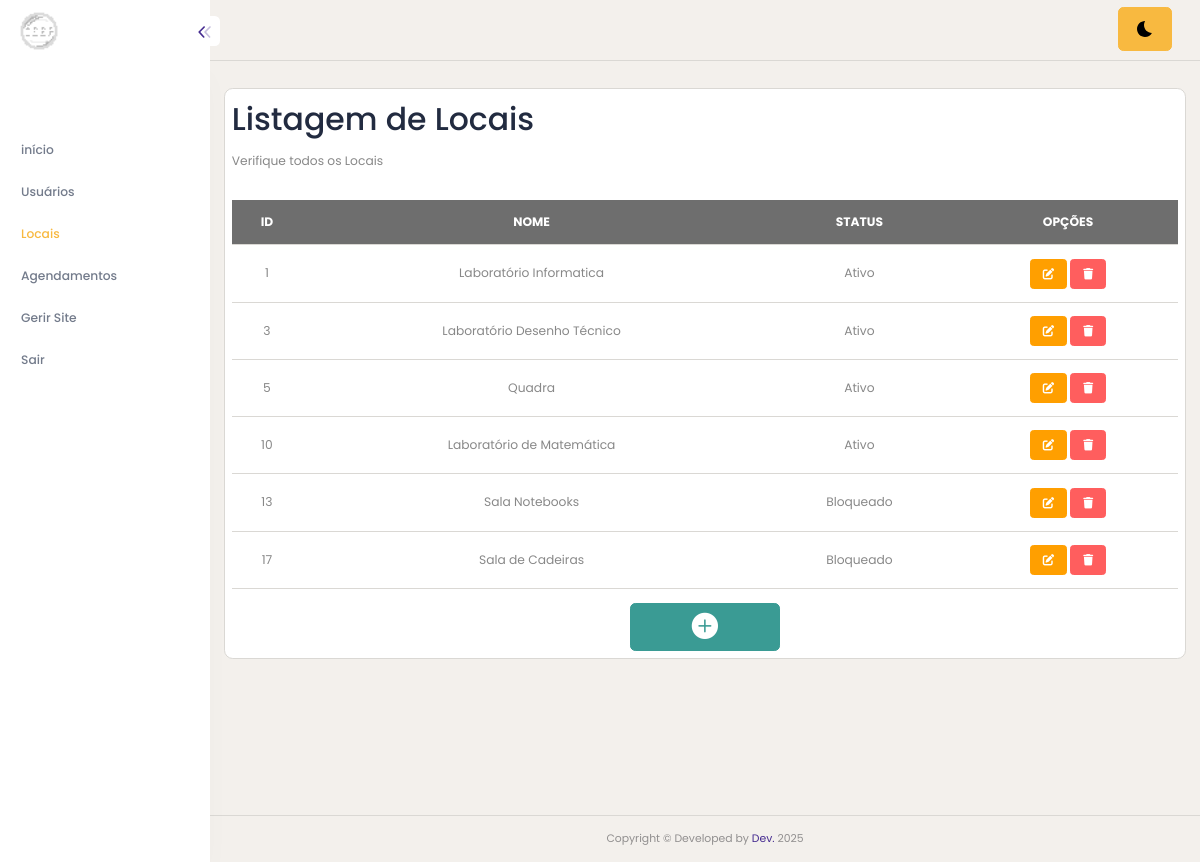
Page /locais-pesquisar.php (signed in) on the committed database.
### tables this page shows
CREATE TABLE `locais` (
  `id` int(11) NOT NULL,
  `nome` varchar(100) DEFAULT NULL,
  `status` tinyint(1) DEFAULT NULL,
  `cor` varchar(10) NOT NULL
);

### locais-pesquisar.php (the view, shortened to what this page needs)
<!DOCTYPE html>
<html lang="pt-BR">
<head>
    <?php include("app-header.php"); ?>
</head>
<body>
    <?php include("app-lateral.php"); ?>
    <div class="content-body" style="min-height: 899px;">
        <div class="container-fluid">
            <div class="row">
                <div class="card p-2">
                    <h1>Listagem de Locais</h1>
                    <p>Verifique todos os Locais</p>
                    <div class="table-responsive mt-3">
                        <table class="table">
                            <tr class="table-dark text-center">
                                <th>ID</th>
                                <th>NOME</th>
                                <th >STATUS</th>
                                <th>OPÇÕES</th>
                            </tr>
                            <?php
                            $sql = $conn->prepare("SELECT * from locais; ");
                            $sql->execute();
                            while ($dados = $sql->fetch()) {
                            ?>
                                <tr class="text-center">
                                    <td><?php echo $dados['id']; ?></td>
                                    <td><?php echo $dados['nome']; ?></td>
                                    <td>
                                        <?php
                                           if ($dados['status'] == 1) {
                                               echo "Ativo";
                                           } else {
                                               echo "Bloqueado";
                                           };
                                        ?>
                                    </td>
                                    <td class="text-center">
                                        <a href="locais-cadastro.php?id=<?php echo $dados['id']; ?>" class="btn btn-warning btn-sm"><i class="fa-solid fa-pen-to-square"></i></a>
                                        <a href="locais-deletar.php?id=<?php echo $dados['id']; ?>" class="btn btn-danger btn-sm"><i class="fa-solid fa-trash"></i></a>
                                    </td>
                                </tr>
                            <?php } ?>
                        </table>
                    </div>
                    <div class="row">
                        <div class="text-center">
                            <a href="locais-cadastro.php" class="btn btn-success" style="width: 150px;"><i class="bi bi-plus-circle-fill fs-2"></i></a>
                        </div>
                    </div>
                </div>
            </div>
        </div>
    </div>
    <?php include("app-footer.php"); ?>
</body>
</html>

### rows in the picture
locais: id "1", nome "Laboratório Informatica", status "Ativo"
locais: id "3", nome "Laboratório Desenho Técnico", status "Ativo"
locais: id "5", nome "Quadra", status "Ativo"
locais: id "10", nome "Laboratório de Matemática", status "Ativo"
locais: id "13", nome "Sala Notebooks", status "Bloqueado"
locais: id "17", nome "Sala de Cadeiras", status "Bloqueado"
